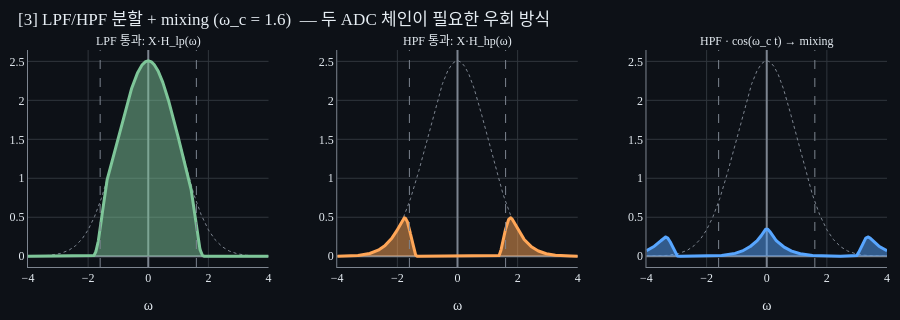

The notebook cell this image was saved under:
### Markdown cell above
## [3] 우회 시도: LPF/HPF 분할 + Mixing

신호를 LPF/HPF로 두 절반으로 나누고, HPF 결과에 $\cos(\omega_c t)$를 곱해 (mixing) baseband로 내린 뒤 따로 샘플링, 디지털 재결합. 분명히 가능하지만:

- 두 개의 분리된 ADC 체인 + mixer + 매칭된 부품 → **단계가 많음**
- 원래의 깔끔한 대칭성 아이디어를 *직접 살리지 못함*. 정보가 절반에 있다는 사실을 시스템 구조가 반영하지 못하고 우회로 푼다.

더 직접적인 길이 없을까? — 일단 LPF/HPF가 ω 도메인에서 어떻게 보이는지부터.

### Code cell
# 우함수 가우시안 스펙트럼을 LPF / HPF로 분할 (양의 절반만 표시)
sigma = 1.0
B = 4.0
omega_c = 1.6                          # 분할 컷오프
omega = np.linspace(-B, B, 1201)
X = sigma * np.sqrt(2*np.pi) * np.exp(-0.5 * (sigma*omega)**2)

# 부드러운 LPF/HPF (브릭월 대신 cos² 천이 — 시각이 매끄러움)
transition = 0.25
def smooth_window(w, wc, kind='lpf'):
    a = wc - transition; b = wc + transition
    aw = np.abs(w)
    lp = np.where(aw <= a, 1.0,
         np.where(aw >= b, 0.0,
                  0.5*(1 + np.cos(np.pi*(aw - a)/(b - a)))))
    return lp if kind == 'lpf' else 1.0 - lp

H_lp = smooth_window(omega, omega_c, 'lpf')
H_hp = smooth_window(omega, omega_c, 'hpf')
X_lp = X * H_lp
X_hp = X * H_hp

# Mixing: HPF 결과에 cos(ω_c t) 곱 → 주파수 도메인에서 ±ω_c 만큼 시프트 (양분)
X_mixed = 0.5 * (np.interp(omega - omega_c, omega, X_hp)
                + np.interp(omega + omega_c, omega, X_hp))

fig = make_subplots(rows=1, cols=3, horizontal_spacing=0.08,
                    subplot_titles=('LPF 통과: X·H_lp(ω)',
                                    'HPF 통과: X·H_hp(ω)',
                                    'HPF · cos(ω_c t) → mixing'))
for col, (Y, color, label) in enumerate([
        (X_lp, _GREEN, 'X·H_lp'),
        (X_hp, _ORANGE, 'X·H_hp'),
        (X_mixed, _BLUE, '½[X_hp(ω−ω_c)+X_hp(ω+ω_c)]')], start=1):
    fig.add_trace(go.Scatter(x=omega, y=X, mode='lines',
                              line=dict(color=_AXIS, width=1, dash='dot'),
                              name='X(jω)' if col == 1 else None,
                              showlegend=(col == 1)),
                  row=1, col=col)
    fig.add_trace(go.Scatter(x=omega, y=Y, mode='lines',
                              line=dict(color=color, width=3),
                              fill='tozeroy',
                              fillcolor=color.replace(')', ', 0.25)').replace('#', 'rgba(')
                                       if False else None,
                              name=label, showlegend=False),
                  row=1, col=col)
    fig.add_vline(x=omega_c, line=dict(color=_AXIS, width=1, dash='dash'),
                  row=1, col=col)
    fig.add_vline(x=-omega_c, line=dict(color=_AXIS, width=1, dash='dash'),
                  row=1, col=col)
fig.update_layout(
    **_DEFAULT_LAYOUT, height=320,
    title=dict(text=f'[3] LPF/HPF 분할 + mixing (ω_c = {omega_c})  '
                    '— 두 ADC 체인이 필요한 우회 방식',
               x=0.02, xanchor='left', font=dict(color=_FG)),
    showlegend=False,
)
for c in (1, 2, 3):
    fig.update_xaxes(_2D_AXIS, title='ω', row=1, col=c)
    fig.update_yaxes(_2D_AXIS, row=1, col=c)
for ann in fig['layout']['annotations']:
    ann['font'] = dict(color=_FG, size=12)
fig.show()

### Figure 1 — Plotly figure (JSON) as saved in the notebook; plotly's stock layout.template omitted (floating-point values rounded to 4 significant figures; data arrays with more than 128 entries replaced by an {"elided": "..."} marker saying what was removed)
{"data": [{"line": {"color": "#7d8590", "dash": "dot", "width": 1}, "mode": "lines", "name": "X(jω)", "showlegend": true, "type": "scatter", "x": {"elided": "1201 float values"}, "xaxis": "x", "y": {"elided": "1201 float values"}, "yaxis": "y"}, {"fill": "tozeroy", "line": {"color": "#7ec699", "width": 3}, "mode": "lines", "name": "X·H_lp", "showlegend": false, "type": "scatter", "x": {"elided": "1201 float values"}, "xaxis": "x", "y": {"elided": "1201 float values"}, "yaxis": "y"}, {"line": {"color": "#7d8590", "dash": "dot", "width": 1}, "mode": "lines", "showlegend": false, "type": "scatter", "x": {"elided": "1201 float values"}, "xaxis": "x2", "y": {"elided": "1201 float values"}, "yaxis": "y2"}, {"fill": "tozeroy", "line": {"color": "#ffa657", "width": 3}, "mode": "lines", "name": "X·H_hp", "showlegend": false, "type": "scatter", "x": {"elided": "1201 float values"}, "xaxis": "x2", "y": {"elided": "1201 float values"}, "yaxis": "y2"}, {"line": {"color": "#7d8590", "dash": "dot", "width": 1}, "mode": "lines", "showlegend": false, "type": "scatter", "x": {"elided": "1201 float values"}, "xaxis": "x3", "y": {"elided": "1201 float values"}, "yaxis": "y3"}, {"fill": "tozeroy", "line": {"color": "#58a6ff", "width": 3}, "mode": "lines", "name": "½[X_hp(ω−ω_c)+X_hp(ω+ω_c)]", "showlegend": false, "type": "scatter", "x": {"elided": "1201 float values"}, "xaxis": "x3", "y": {"elided": "1201 float values"}, "yaxis": "y3"}], "layout": {"annotations": [{"font": {"color": "#e6edf3", "size": 12}, "showarrow": false, "text": "LPF 통과: X·H_lp(ω)", "x": 0.14, "xanchor": "center", "xref": "paper", "y": 1.0, "yanchor": "bottom", "yref": "paper"}, {"font": {"color": "#e6edf3", "size": 12}, "showarrow": false, "text": "HPF 통과: X·H_hp(ω)", "x": 0.5, "xanchor": "center", "xref": "paper", "y": 1.0, "yanchor": "bottom", "yref": "paper"}, {"font": {"color": "#e6edf3", "size": 12}, "showarrow": false, "text": "HPF · cos(ω_c t) → mixing", "x": 0.86, "xanchor": "center", "xref": "paper", "y": 1.0, "yanchor": "bottom", "yref": "paper"}], "font": {"color": "#e6edf3", "family": "serif", "size": 12}, "height": 320, "margin": {"b": 10, "l": 10, "r": 10, "t": 50}, "paper_bgcolor": "#0d1117", "plot_bgcolor": "#0d1117", "shapes": [{"line": {"color": "#7d8590", "dash": "dash", "width": 1}, "type": "line", "x0": 1.6, "x1": 1.6, "xref": "x", "y0": 0, "y1": 1, "yref": "y domain"}, {"line": {"color": "#7d8590", "dash": "dash", "width": 1}, "type": "line", "x0": -1.6, "x1": -1.6, "xref": "x", "y0": 0, "y1": 1, "yref": "y domain"}, {"line": {"color": "#7d8590", "dash": "dash", "width": 1}, "type": "line", "x0": 1.6, "x1": 1.6, "xref": "x2", "y0": 0, "y1": 1, "yref": "y2 domain"}, {"line": {"color": "#7d8590", "dash": "dash", "width": 1}, "type": "line", "x0": -1.6, "x1": -1.6, "xref": "x2", "y0": 0, "y1": 1, "yref": "y2 domain"}, {"line": {"color": "#7d8590", "dash": "dash", "width": 1}, "type": "line", "x0": 1.6, "x1": 1.6, "xref": "x3", "y0": 0, "y1": 1, "yref": "y3 domain"}, {"line": {"color": "#7d8590", "dash": "dash", "width": 1}, "type": "line", "x0": -1.6, "x1": -1.6, "xref": "x3", "y0": 0, "y1": 1, "yref": "y3 domain"}], "showlegend": false, "title": {"font": {"color": "#e6edf3"}, "text": "[3] LPF/HPF 분할 + mixing (ω_c = 1.6)  — 두 ADC 체인이 필요한 우회 방식", "x": 0.02, "xanchor": "left"}, "xaxis": {"anchor": "y", "color": "#e6edf3", "domain": [0.0, 0.28], "gridcolor": "#30363d", "linecolor": "#7d8590", "showgrid": true, "title": {"text": "ω"}, "zeroline": true, "zerolinecolor": "#7d8590"}, "xaxis2": {"anchor": "y2", "color": "#e6edf3", "domain": [0.36, 0.64], "gridcolor": "#30363d", "linecolor": "#7d8590", "showgrid": true, "title": {"text": "ω"}, "zeroline": true, "zerolinecolor": "#7d8590"}, "xaxis3": {"anchor": "y3", "color": "#e6edf3", "domain": [0.72, 1.0], "gridcolor": "#30363d", "linecolor": "#7d8590", "showgrid": true, "title": {"text": "ω"}, "zeroline": true, "zerolinecolor": "#7d8590"}, "yaxis": {"anchor": "x", "color": "#e6edf3", "domain": [0.0, 1.0], "gridcolor": "#30363d", "linecolor": "#7d8590", "showgrid": true, "zeroline": true, "zerolinecolor": "#7d8590"}, "yaxis2": {"anchor": "x2", "color": "#e6edf3", "domain": [0.0, 1.0], "gridcolor": "#30363d", "linecolor": "#7d8590", "showgrid": true, "zeroline": true, "zerolinecolor": "#7d8590"}, "yaxis3": {"anchor": "x3", "color": "#e6edf3", "domain": [0.0, 1.0], "gridcolor": "#30363d", "linecolor": "#7d8590", "showgrid": true, "zeroline": true, "zerolinecolor": "#7d8590"}}}
